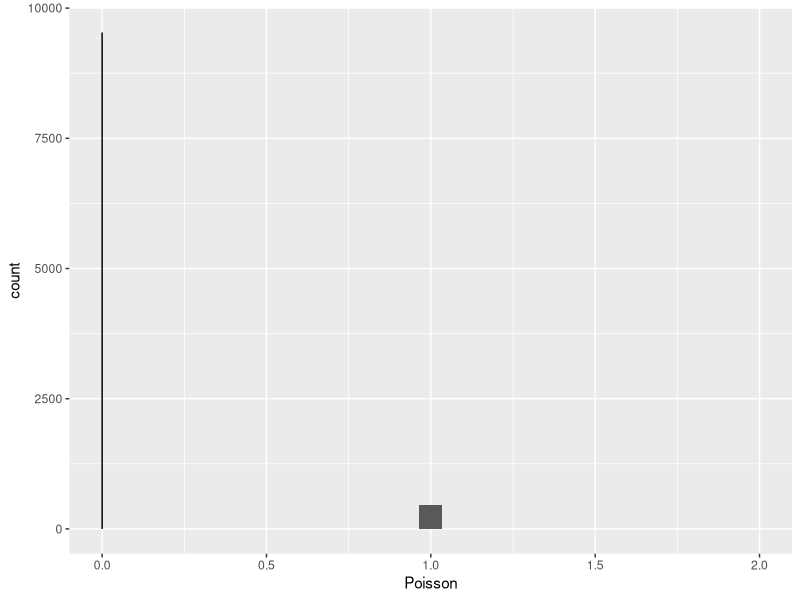
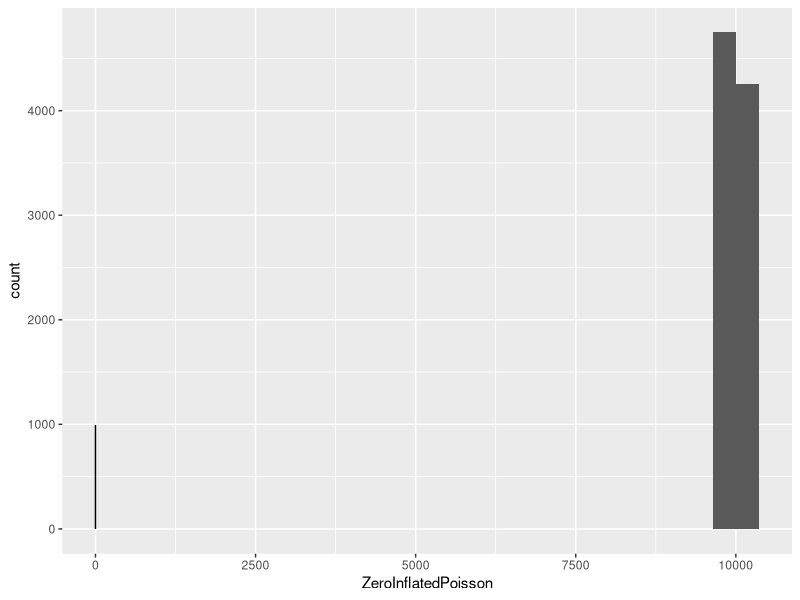
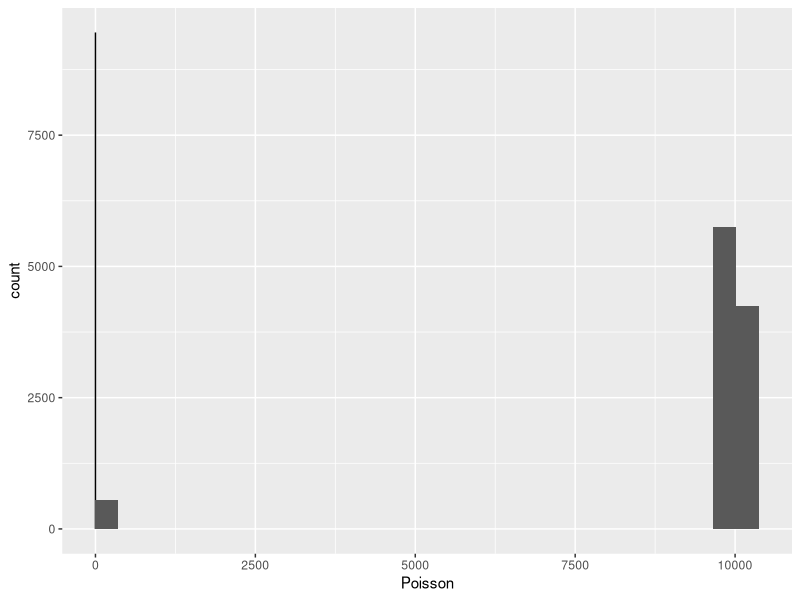
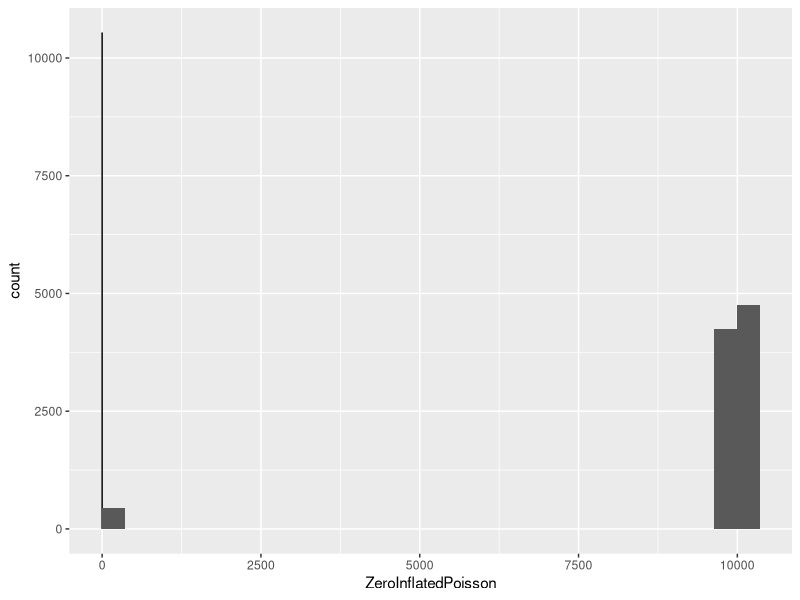
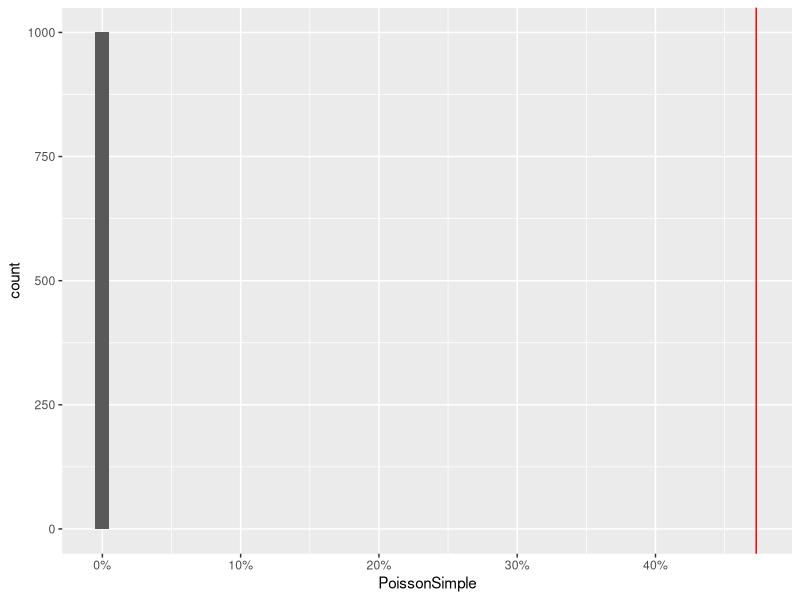
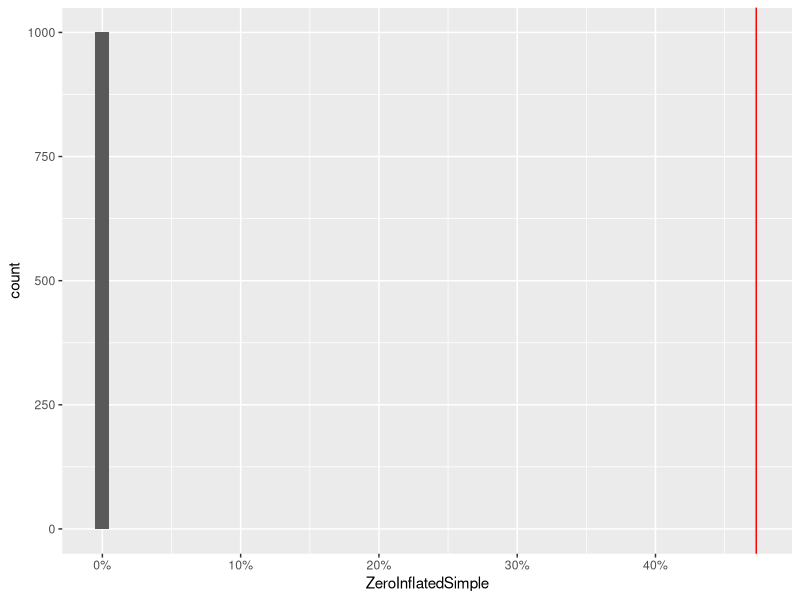
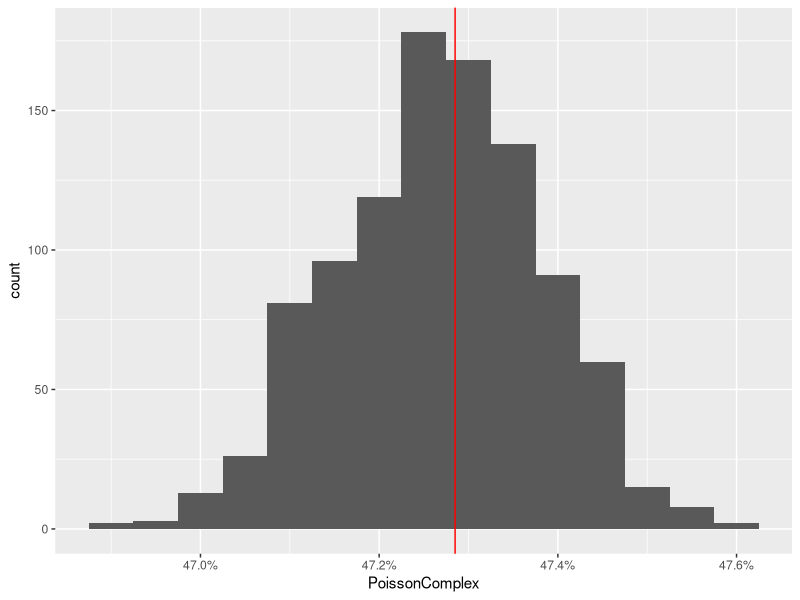
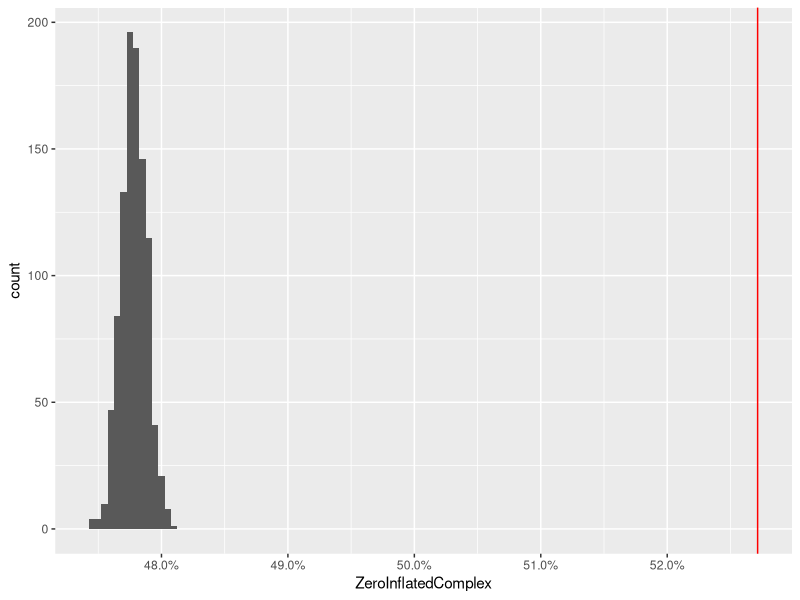

Generate these figures, in order, with R: (Note: this script raises an error after producing the figures.)
## ---- chunk 1
knitr::opts_chunk$set(
  echo = TRUE,
  cache = TRUE,
  autodep = TRUE
)
## ---- chunk 2
library(ggplot2)
library(scales)
library(pscl)
library(MASS)
library(tidyr)
library(dplyr)
library(lme4)
## ---- chunk 3
set.seed(1234)
n <- 1e4
n.sim <- 1e3
mean.poisson <- 0.05
mean.zeroinfl <- 10000
prop.zeroinfl <- 0.1
## ---- chunk 4
dataset <- data.frame(
  Poisson = rpois(n, lambda = mean.poisson)
)
## ---- chunk 5
ggplot() +
  geom_linerange(
    data = dataset %>%
      filter(Poisson == 0) %>%
      count(Poisson),
    mapping = aes(
      x = Poisson,
      ymin = 0,
      ymax = n
    )
  ) +
  geom_histogram(
    data = dataset %>%
      filter(Poisson > 0),
    mapping = aes(x = Poisson),
    boundary = 0
  )
## ---- chunk 6
table(dataset$Poisson)
## ---- chunk 7
dataset$ZeroInflatedPoisson <- rbinom(n, size = 1, prob = 1 - prop.zeroinfl) *
  rpois(n, lambda = mean.zeroinfl)
## ---- chunk 8
ggplot() +
  geom_linerange(
    data = dataset %>%
      filter(ZeroInflatedPoisson == 0) %>%
      count(ZeroInflatedPoisson),
    mapping = aes(
      x = ZeroInflatedPoisson,
      ymin = 0,
      ymax = n
    )
  ) +
  geom_histogram(
    data = dataset %>%
      filter(ZeroInflatedPoisson > 0),
    mapping = aes(x = ZeroInflatedPoisson),
    boundary = 0
  )
## ---- chunk 9
table(dataset$ZeroInflatedPoisson == 0)
## ---- chunk 10
dataset <- expand.grid(
  Mean = c(mean.poisson, mean.zeroinfl),
  Rep = seq_len(n)
)
dataset$Poisson <- rpois(nrow(dataset), lambda = dataset$Mean)
dataset$ZeroInflatedPoisson <- rbinom(nrow(dataset), size = 1, prob = 1 - prop.zeroinfl) *
  rpois(nrow(dataset), lambda = dataset$Mean)
## ---- chunk 11
ggplot() +
  geom_linerange(
    data = dataset %>%
      filter(Poisson == 0) %>%
      count(Poisson),
    mapping = aes(
      x = Poisson,
      ymin = 0,
      ymax = n
    )
  ) +
  geom_histogram(
    data = dataset %>%
      filter(Poisson > 0),
    mapping = aes(x = Poisson),
    boundary = 0
  )
## ---- chunk 12
ggplot() +
  geom_linerange(
    data = dataset %>%
      filter(ZeroInflatedPoisson == 0) %>%
      count(ZeroInflatedPoisson),
    mapping = aes(
      x = ZeroInflatedPoisson,
      ymin = 0,
      ymax = n
    )
  ) +
  geom_histogram(
    data = dataset %>%
      filter(ZeroInflatedPoisson > 0),
    mapping = aes(x = ZeroInflatedPoisson),
    boundary = 0
  )
## ---- chunk 13
m.pois.simple <- glm(Poisson ~ 1, data = dataset, family = poisson)
m.zero.simple <- glm(ZeroInflatedPoisson ~ 1, data = dataset, family = poisson)
summary(m.pois.simple)
summary(m.zero.simple)
## ---- chunk 14
simulated <- data.frame(
  PoissonSimple = apply(
    simulate(m.pois.simple, nsim = n.sim) == 0,
    2,
    mean
  ),
  ZeroInflatedSimple = apply(
    simulate(m.zero.simple, nsim = n.sim) == 0,
    2,
    mean
  )
)
## ---- chunk 15
ggplot(simulated, aes(x = PoissonSimple)) +
  geom_histogram(binwidth = 0.01) +
  geom_vline(xintercept = mean(dataset$Poisson == 0), colour = "red") +
  scale_x_continuous(label = percent)
## ---- chunk 16
ggplot(simulated, aes(x = ZeroInflatedSimple)) +
  geom_histogram(binwidth = 0.01) +
  geom_vline(xintercept = mean(dataset$Poisson == 0), colour = "red") +
  scale_x_continuous(label = percent)
## ---- chunk 17
m.pois.complex <- glm(Poisson ~ factor(Mean), data = dataset, family = poisson)
m.zero.complex <- glm(ZeroInflatedPoisson ~ factor(Mean), data = dataset, family = poisson)
summary(m.pois.complex)
summary(m.zero.complex)
## ---- chunk 18
simulated$PoissonComplex <- apply(
  simulate(m.pois.complex, nsim = n.sim) == 0,
  2,
  mean
)
simulated$ZeroInflatedComplex <- apply(
  simulate(m.zero.complex, nsim = n.sim) == 0,
  2,
  mean
)
## ---- chunk 19
ggplot(simulated, aes(x = PoissonComplex)) +
  geom_histogram(binwidth = 0.0005) +
  geom_vline(xintercept = mean(dataset$Poisson == 0), colour = "red") +
  scale_x_continuous(label = percent)
## ---- chunk 20
ggplot(simulated, aes(x = ZeroInflatedComplex)) +
  geom_histogram(binwidth = 0.0005) +
  geom_vline(xintercept = mean(dataset$ZeroInflatedPoisson == 0), colour = "red") +
  scale_x_continuous(label = percent)
## ---- chunk 21
m.zero.zi <- zeroinfl(
  ZeroInflatedPoisson ~ factor(Mean) | 1,
  data = dataset,
  dist = "poisson"
)
summary(m.zero.zi)
sim.zero.zi <- function(model) {
  eta <- predict(model, type = "count")
  prob <- predict(model, type = "zero")
  new.value <-
    rbinom(length(eta), size = 1, prob = 1 - prob) *
      rpois(length(eta), lambda = eta)
  mean(new.value == 0)
}
simulated$ZeroInflatedZI <- replicate(n.sim, sim.zero.zi(m.zero.zi))
ggplot(simulated, aes(x = ZeroInflatedZI)) +
  geom_histogram(binwidth = 0.0005) +
  geom_vline(xintercept = mean(dataset$ZeroInflatedPoisson == 0), colour = "red") +
  scale_x_continuous(label = percent)
## ---- chunk 22
m.zero.nb <- glm.nb(ZeroInflatedPoisson ~ factor(Mean), data = dataset)
summary(m.zero.nb)
dataset$ID <- seq_along(dataset$Mean)
m.zero.olre <- glmer(
  ZeroInflatedPoisson ~ factor(Mean) + (1 | ID),
  data = dataset,
  family = poisson
)
summary(m.zero.olre)
## ---- chunk 23
simulated$ZeroInflatedNB <- apply(
  simulate(m.zero.nb, nsim = n.sim) == 0,
  2,
  mean
)
## ---- chunk 24
ggplot(simulated, aes(x = ZeroInflatedNB)) +
  geom_histogram(binwidth = 0.0005) +
  geom_vline(xintercept = mean(dataset$ZeroInflatedPoisson == 0), colour = "red") +
  scale_x_continuous(label = percent)
simulated$ZeroInflatedOLRE <- apply(
  simulate(m.zero.olre, nsim = n.sim) == 0,
  2,
  mean
)
## ---- chunk 25
ggplot(simulated, aes(x = ZeroInflatedOLRE)) +
  geom_histogram(binwidth = 0.0005) +
  geom_vline(xintercept = mean(dataset$ZeroInflatedPoisson == 0), colour = "red") +
  scale_x_continuous(label = percent)
## ---- chunk 26
mean.2 <- 5
dataset2 <- expand.grid(
  Mean = mean.2,
  Rep = seq_len(100)
)
dataset2$ZeroInflatedPoisson <-
  rbinom(nrow(dataset2), size = 1, prob = 1 - prop.zeroinfl) *
    rpois(nrow(dataset2), lambda = dataset2$Mean)
## ---- chunk 27
ggplot(dataset2, aes(x = ZeroInflatedPoisson)) +
  geom_histogram(binwidth = 1)
m.zero2 <- glm(ZeroInflatedPoisson ~ 1, data = dataset2, family = poisson)
summary(m.zero2)
simulated$ZeroInflated2 <- apply(
  simulate(m.zero2, nsim = n.sim) == 0,
  2,
  mean
)
## ---- chunk 28
ggplot(simulated, aes(x = ZeroInflated2)) +
  geom_histogram(binwidth = 0.01) +
  geom_vline(xintercept = mean(dataset2$ZeroInflatedPoisson == 0), colour = "red") +
  scale_x_continuous(label = percent)
m.zero.nb2 <- glm.nb(ZeroInflatedPoisson ~ 1, data = dataset2)
summary(m.zero.nb2)
simulated$ZeroInflatedNB2 <- apply(
  simulate(m.zero.nb2, nsim = n.sim) == 0,
  2,
  mean
)
## ---- chunk 29
ggplot(simulated, aes(x = ZeroInflatedNB2)) +
  geom_histogram(binwidth = 0.01) +
  geom_vline(xintercept = mean(dataset2$ZeroInflatedPoisson == 0), colour = "red") +
  scale_x_continuous(label = percent)
dataset2$ID <- seq_along(dataset2$Mean)
m.zero.olre2 <- glmer(
  ZeroInflatedPoisson ~ (1 | ID),
  data = dataset2,
  family = poisson
)
## ---- chunk 30
simulated$ZeroInflatedOLRE2 <- apply(
  simulate(m.zero.olre2, nsim = n.sim) == 0,
  2,
  mean
)
## ---- chunk 31
ggplot(simulated, aes(x = ZeroInflatedOLRE2)) +
  geom_histogram(binwidth = 0.01) +
  geom_vline(xintercept = mean(dataset2$ZeroInflatedPoisson == 0), colour = "red") +
  scale_x_continuous(label = percent)
m.zero.zi2 <- zeroinfl(
  ZeroInflatedPoisson ~ 1,
  data = dataset2,
  dist = "poisson"
)
## ---- chunk 32
summary(m.zero.zi2)
## ---- chunk 33
simulated$ZeroInflatedZI2 <- replicate(n.sim, sim.zero.zi(m.zero.zi2))
ggplot(simulated, aes(x = ZeroInflatedZI2)) +
  geom_histogram(binwidth = 0.01) +
  geom_vline(xintercept = mean(dataset2$ZeroInflatedPoisson == 0), colour = "red") +
  scale_x_continuous(label = percent)
## ---- chunk 34
distribution <- data.frame(
  Count = 0:20
)
distribution$Truth <- dpois(
  distribution$Count,
  lambda = mean.2
) + ifelse(
  distribution$Count == 0,
  prop.zeroinfl,
  0
)
distribution$Poisson <- dpois(
  distribution$Count,
  lambda = exp(coef(m.zero2))
)
distribution$ZIPoisson <- dpois(
  distribution$Count,
  lambda = exp(coef(m.zero.zi2)[1])
) + ifelse(
  distribution$Count == 0,
  plogis(coef(m.zero.zi2)[2]),
  0
)

se <- sqrt(VarCorr(m.zero.olre2)$ID)
z <- seq(qnorm(.001, sd = se), qnorm(.999, sd = se), length = 101)
dz <- dnorm(z, sd = se)
dz <- dz / sum(dz)
delta <- outer(
  distribution$Count,
  exp(z + fixef(m.zero.olre2)),
  FUN = dpois
)
distribution$OLRE <- delta %*% dz

distribution$NegBin <- dnbinom(
  distribution$Count,
  size = m.zero.nb2$theta,
  mu = exp(coef(m.zero.nb2))
)
long <- gather(distribution, key = "Model", value = "Density", -Count)
long$Truth <- long$Model == "Truth"
## ---- chunk 35
ggplot(long, aes(x = Count, y = Density, colour = Model, linetype = Truth)) +
  geom_line()
